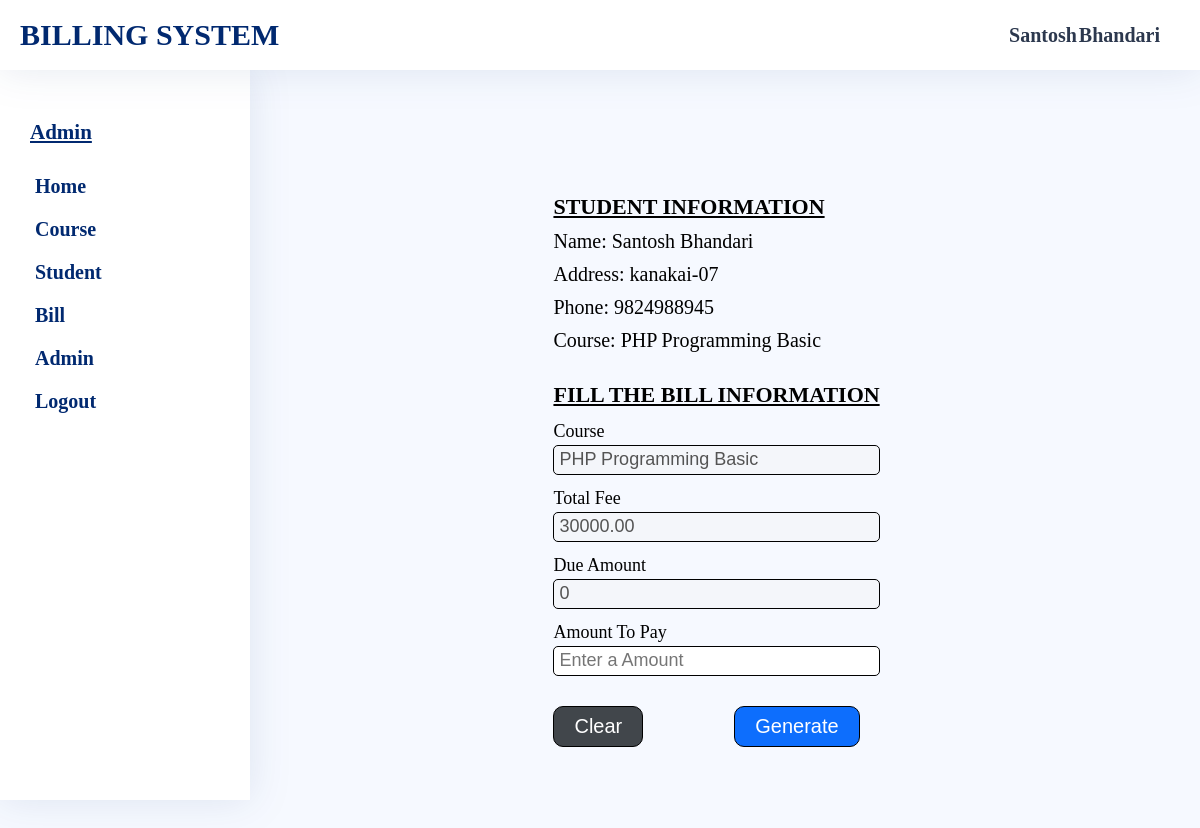
The app's page /admin/studentbillform.php?phone=9824988945 (signed in) with its own data.
### tables this page shows
CREATE TABLE `StudentInfo` (
  `phone` varchar(15) NOT NULL,
  `name` varchar(50) NOT NULL,
  `address` varchar(50) NOT NULL,
  `email` varchar(100) DEFAULT NULL,
  `gender` varchar(10) NOT NULL,
  `parentname` varchar(50) NOT NULL,
  `cid` varchar(15) NOT NULL
);

CREATE TABLE `CourseInfo` (
  `cid` varchar(15) NOT NULL,
  `cname` varchar(200) NOT NULL,
  `price` decimal(10,2) NOT NULL
);

### admin/studentbillform.php (the view, shortened to what this page needs)
<?php
    include_once "head.php";
?>
    <link rel="stylesheet" href="../assets/css/admin/common-style.css">
    <link rel="stylesheet" href="../assets/css/admin/studentbillform.css">
<?php
    include_once "sidebar.php";
?>
    <section class="main-container form-container">
        <div class="form-wrapper">
            <div class="studentinfo">
                <h3>Student Information</h3>
                <?php
                if($_SERVER['REQUEST_METHOD']=='POST' || $_SERVER['REQUEST_METHOD']=='GET'){
                   if(isset($_GET["phone"])){
                       $phone=trim($_GET["phone"]);
                    $read="SELECT * FROM StudentInfo,CourseInfo WHERE StudentInfo.cid=CourseInfo.cid AND StudentInfo.phone ='$phone';";
                    if($result=$con->query($read)){
                        $amount=0;
                        if($result->num_rows>0){
                            while($row=$result->fetch_assoc()){
                                $price=$row["price"];
                                $course=$row["cname"];
                                echo "<p class='name'>Name: ".$row["name"]."</p>";
                                echo "<p class='address'>Address: ".$row["address"]."</p>";
                                echo "<p class='phone'>Phone: ".$row["phone"]."</p>";
                                echo "<p class='phone'>Course: ".$row["cname"]."</p>";
                            }
                            $read="SELECT * FROM BillInfo WHERE phone='$phone';";
                            if($result=$con->query($read)){
                                if($result->num_rows>0){
                                    while($row=$result->fetch_assoc()){
                                        $amount+=(float)$row["amount"];
                                    }
                                }
                            }
                        }
                    }
                    }else{
                        header("Location: student-list.php");
                    }
                }
                ?>
            </div>
            <form class="form" action="generate-bill.php" method="post">
                <h3>Fill the Bill Information</h3>
                <label for="course">Course</label>
                <input type="text" id="course" name="course" required value='<?=$course?>' disabled/>
                <label for="totalfee">Total Fee</label>
                <input type="number" id="totalfee" name="totalfee" value='<?=$price?>' required disabled/>
                <label for="dueamount">Due Amount</label>
                <input type="number" id="dueamount" name="dueamount" value='<?=($price-$amount)?>' required disabled/>
                <label for="amount">Amount To Pay</label>
                <input type="number" id="amount" name="amount" placeholder="Enter a Amount" required/>
                <div class="btn-wrapper">
                    <button type="reset">Clear</button>
                    <button type="submit">Generate</button>
                </div>
            </form>
            </div>
    </section>
   </main>
</body>
</html>

### assets/css/admin/common-style.css (style rules this page uses)
* { margin: 0; padding: 0; box-sizing: border-box; }
body { background-color: #f6f9ff; }
.main-container { min-height: 100vh; margin: 70px 0 0 260px; padding: 20px; }

### assets/css/admin/studentbillform.css (style rules this page uses)
.form-container { display: flex; justify-content: center; align-items: center; width: 100%; }
.studentinfo { margin: 20px 0; }
.studentinfo p { margin: 10px 0; font-size: 20px; }
.form-wrapper form { display: flex; flex-direction: column; }
.form h3,.studentinfo h3 { margin: 10px 0; font-size: 22px; text-decoration: underline; text-transform: uppercase; }
.form label { font-size: 18px; margin: 3px 0; }
.form input { height: 30px; border-radius: 5px; outline: none; padding: 0px 5px; font-size: 18px; border: 1px solid #000; margin-bottom: 10px; }
.btn-wrapper { margin: 20px 0; display: flex; justify-content: space-between; }
.btn-wrapper button,.btn-wrapper button:nth-child(1):hover { margin-right:20px; background: #0d6efd; color:#fff; font-size: 20px; font-weight: 400; padding: 8px 20px; border: 1px solid #000; border-radius: 10px; cursor: pointer; }
form div { text-align: right; }
.btn-wrapper button:hover,.btn-wrapper button:nth-child(1) { background:#41464b; }

### records on screen
studentinfo: name "Santosh Bhandari", address "kanakai-07", phone "9824988945", cid.cname "PHP Programming Basic", course "PHP Programming Basic", totalfee "30000.00", dueamount "0"

### other values on screen
$_SESSION['adminfullname'] "Santosh Bhandari"
